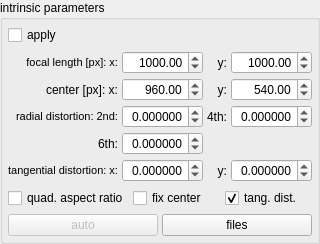
            <widget class="QGroupBox" name="intr">
             <property name="sizePolicy">
              <sizepolicy hsizetype="Expanding" vsizetype="Minimum">
               <horstretch>0</horstretch>
               <verstretch>0</verstretch>
              </sizepolicy>
             </property>
             <property name="minimumSize">
              <size>
               <width>300</width>
               <height>0</height>
              </size>
             </property>
             <property name="maximumSize">
              <size>
               <width>16777215</width>
               <height>16777215</height>
              </size>
             </property>
             <property name="title">
              <string>intrinsic parameters</string>
             </property>
             <layout class="QVBoxLayout" name="verticalLayout_12">
              <property name="leftMargin">
               <number>5</number>
              </property>
              <property name="topMargin">
               <number>5</number>
              </property>
              <property name="rightMargin">
               <number>5</number>
              </property>
              <property name="bottomMargin">
               <number>5</number>
              </property>
              <item>
               <widget class="QCheckBox" name="apply">
                <property name="text">
                 <string>apply</string>
                </property>
               </widget>
              </item>
              <item>
               <layout class="QGridLayout" columnstretch="0,1,0,1">
                <property name="leftMargin">
                 <number>0</number>
                </property>
                <property name="topMargin">
                 <number>0</number>
                </property>
                <property name="rightMargin">
                 <number>0</number>
                </property>
                <property name="bottomMargin">
                 <number>0</number>
                </property>
                <property name="spacing">
                 <number>4</number>
                </property>
                <item row="0" column="1">
                 <widget class="QDoubleSpinBox" name="fx">
                  <property name="alignment">
                   <set>Qt::AlignRight</set>
                  </property>
                  <property name="decimals">
                   <number>2</number>
                  </property>
                  <property name="minimum">
                   <double>500.000000000000000</double>
                  </property>
                  <property name="maximum">
                   <double>5000.000000000000000</double>
                  </property>
                  <property name="value">
                   <double>1000.000000000000000</double>
                  </property>
                 </widget>
                </item>
                <item row="4" column="3">
                 <widget class="QDoubleSpinBox" name="ty">
                  <property name="alignment">
                   <set>Qt::AlignRight</set>
                  </property>
                  <property name="decimals">
                   <number>6</number>
                  </property>
                  <property name="minimum">
                   <double>-5.000000000000000</double>
                  </property>
                  <property name="maximum">
                   <double>5.000000000000000</double>
                  </property>
                  <property name="singleStep">
                   <double>0.001000000000000</double>
                  </property>
                 </widget>
                </item>
                <item row="2" column="1">
                 <widget class="QDoubleSpinBox" name="r2">
                  <property name="alignment">
                   <set>Qt::AlignRight</set>
                  </property>
                  <property name="decimals">
                   <number>6</number>
                  </property>
                  <property name="minimum">
                   <double>-5.000000000000000</double>
                  </property>
                  <property name="maximum">
                   <double>5.000000000000000</double>
                  </property>
                  <property name="singleStep">
                   <double>0.010000000000000</double>
                  </property>
                 </widget>
                </item>
                <item row="4" column="0">
                 <widget class="QLabel" name="label_7">
                  <property name="font">
                   <font>
                    <pointsize>8</pointsize>
                   </font>
                  </property>
                  <property name="layoutDirection">
                   <enum>Qt::LeftToRight</enum>
                  </property>
                  <property name="text">
                   <string>tangential distortion: x:</string>
                  </property>
                  <property name="alignment">
                   <set>Qt::AlignRight|Qt::AlignTrailing|Qt::AlignVCenter</set>
                  </property>
                  <property name="buddy">
                   <cstring>tx</cstring>
                  </property>
                 </widget>
                </item>
                <item row="4" column="1">
                 <widget class="QDoubleSpinBox" name="tx">
                  <property name="alignment">
                   <set>Qt::AlignRight</set>
                  </property>
                  <property name="decimals">
                   <number>6</number>
                  </property>
                  <property name="minimum">
                   <double>-5.000000000000000</double>
                  </property>
                  <property name="maximum">
                   <double>5.000000000000000</double>
                  </property>
                  <property name="singleStep">
                   <double>0.001000000000000</double>
                  </property>
                 </widget>
                </item>
                <item row="1" column="0">
                 <widget class="QLabel" name="label_3">
                  <property name="layoutDirection">
                   <enum>Qt::LeftToRight</enum>
                  </property>
                  <property name="text">
                   <string>center [px]: x:</string>
                  </property>
                  <property name="alignment">
                   <set>Qt::AlignRight|Qt::AlignTrailing|Qt::AlignVCenter</set>
                  </property>
                  <property name="buddy">
                   <cstring>cx</cstring>
                  </property>
                 </widget>
                </item>
                <item row="2" column="2">
                 <widget class="QLabel" name="label_6">
                  <property name="text">
                   <string>4th:</string>
                  </property>
                  <property name="alignment">
                   <set>Qt::AlignRight|Qt::AlignTrailing|Qt::AlignVCenter</set>
                  </property>
                  <property name="buddy">
                   <cstring>r4</cstring>
                  </property>
                 </widget>
                </item>
                <item row="4" column="2">
                 <widget class="QLabel" name="label_8">
                  <property name="text">
                   <string>y:</string>
                  </property>
                  <property name="alignment">
                   <set>Qt::AlignRight|Qt::AlignTrailing|Qt::AlignVCenter</set>
                  </property>
                  <property name="buddy">
                   <cstring>ty</cstring>
                  </property>
                 </widget>
                </item>
                <item row="2" column="3">
                 <widget class="QDoubleSpinBox" name="r4">
                  <property name="alignment">
                   <set>Qt::AlignRight</set>
                  </property>
                  <property name="decimals">
                   <number>6</number>
                  </property>
                  <property name="minimum">
                   <double>-5.000000000000000</double>
                  </property>
                  <property name="maximum">
                   <double>5.000000000000000</double>
                  </property>
                  <property name="singleStep">
                   <double>0.010000000000000</double>
                  </property>
                 </widget>
                </item>
                <item row="1" column="1">
                 <widget class="QDoubleSpinBox" name="cx">
                  <property name="alignment">
                   <set>Qt::AlignRight</set>
                  </property>
                  <property name="decimals">
                   <number>2</number>
                  </property>
                  <property name="minimum">
                   <double>1.000000000000000</double>
                  </property>
                  <property name="maximum">
                   <double>1920.000000000000000</double>
                  </property>
                  <property name="value">
                   <double>960.000000000000000</double>
                  </property>
                 </widget>
                </item>
                <item row="0" column="0">
                 <widget class="QLabel" name="label">
                  <property name="font">
                   <font>
                    <pointsize>8</pointsize>
                   </font>
                  </property>
                  <property name="layoutDirection">
                   <enum>Qt::LeftToRight</enum>
                  </property>
                  <property name="text">
                   <string>focal length [px]: x:</string>
                  </property>
                  <property name="scaledContents">
                   <bool>false</bool>
                  </property>
                  <property name="alignment">
                   <set>Qt::AlignRight|Qt::AlignTrailing|Qt::AlignVCenter</set>
                  </property>
                  <property name="buddy">
                   <cstring>fx</cstring>
                  </property>
                 </widget>
                </item>
                <item row="1" column="2">
                 <widget class="QLabel" name="label_4">
                  <property name="text">
                   <string>y:</string>
                  </property>
                  <property name="alignment">
                   <set>Qt::AlignRight|Qt::AlignTrailing|Qt::AlignVCenter</set>
                  </property>
                  <property name="buddy">
                   <cstring>cy</cstring>
                  </property>
                 </widget>
                </item>
                <item row="1" column="3">
                 <widget class="QDoubleSpinBox" name="cy">
                  <property name="alignment">
                   <set>Qt::AlignRight</set>
                  </property>
                  <property name="decimals">
                   <number>2</number>
                  </property>
                  <property name="minimum">
                   <double>1.000000000000000</double>
                  </property>
                  <property name="maximum">
                   <double>1080.000000000000000</double>
                  </property>
                  <property name="value">
                   <double>540.000000000000000</double>
                  </property>
                 </widget>
                </item>
                <item row="0" column="3">
                 <widget class="QDoubleSpinBox" name="fy">
                  <property name="alignment">
                   <set>Qt::AlignRight</set>
                  </property>
                  <property name="decimals">
                   <number>2</number>
                  </property>
                  <property name="minimum">
                   <double>500.000000000000000</double>
                  </property>
                  <property name="maximum">
                   <double>5000.000000000000000</double>
                  </property>
                  <property name="value">
                   <double>1000.000000000000000</double>
                  </property>
                 </widget>
                </item>
                <item row="0" column="2">
                 <widget class="QLabel" name="label_2">
                  <property name="text">
                   <string>y:</string>
                  </property>
                  <property name="alignment">
                   <set>Qt::AlignRight|Qt::AlignTrailing|Qt::AlignVCenter</set>
                  </property>
                  <property name="buddy">
                   <cstring>fy</cstring>
                  </property>
                 </widget>
                </item>
                <item row="2" column="0">
                 <widget class="QLabel" name="label_5">
                  <property name="font">
                   <font>
                    <pointsize>8</pointsize>
                   </font>
                  </property>
                  <property name="layoutDirection">
                   <enum>Qt::LeftToRight</enum>
                  </property>
                  <property name="text">
                   <string>radial distortion: 2nd:</string>
                  </property>
                  <property name="alignment">
                   <set>Qt::AlignRight|Qt::AlignTrailing|Qt::AlignVCenter</set>
                  </property>
                  <property name="buddy">
                   <cstring>r2</cstring>
                  </property>
                 </widget>
                </item>
                <item row="3" column="1">
                 <widget class="QDoubleSpinBox" name="r6">
                  <property name="alignment">
                   <set>Qt::AlignRight</set>
                  </property>
                  <property name="decimals">
                   <number>6</number>
                  </property>
                  <property name="minimum">
                   <double>-5.000000000000000</double>
                  </property>
                  <property name="maximum">
                   <double>5.000000000000000</double>
                  </property>
                  <property name="singleStep">
                   <double>0.010000000000000</double>
                  </property>
                 </widget>
                </item>
                <item row="3" column="0" alignment="Qt::AlignRight">
                 <widget class="QLabel" name="label_64">
                  <property name="layoutDirection">
                   <enum>Qt::LeftToRight</enum>
                  </property>
                  <property name="text">
                   <string>6th:</string>
                  </property>
                  <property name="alignment">
                   <set>Qt::AlignRight|Qt::AlignTrailing|Qt::AlignVCenter</set>
                  </property>
                  <property name="buddy">
                   <cstring>r2</cstring>
                  </property>
                 </widget>
                </item>
               </layout>
              </item>
              <item>
               <layout class="QGridLayout">
                <property name="leftMargin">
                 <number>0</number>
                </property>
                <property name="topMargin">
                 <number>0</number>
                </property>
                <property name="rightMargin">
                 <number>0</number>
                </property>
                <property name="bottomMargin">
                 <number>0</number>
                </property>
                <property name="spacing">
                 <number>4</number>
                </property>
                <item row="0" column="1">
                 <widget class="QCheckBox" name="fixCenter">
                  <property name="text">
                   <string>fix center</string>
                  </property>
                 </widget>
                </item>
                <item row="0" column="0">
                 <widget class="QCheckBox" name="quadAspectRatio">
                  <property name="text">
                   <string>quad. aspect ratio</string>
                  </property>
                 </widget>
                </item>
                <item row="0" column="2">
                 <widget class="QCheckBox" name="tangDist">
                  <property name="text">
                   <string>tang. dist.</string>
                  </property>
                  <property name="checked">
                   <bool>true</bool>
                  </property>
                 </widget>
                </item>
               </layout>
              </item>
              <item>
               <layout class="QGridLayout">
                <property name="leftMargin">
                 <number>0</number>
                </property>
                <property name="topMargin">
                 <number>0</number>
                </property>
                <property name="rightMargin">
                 <number>0</number>
                </property>
                <property name="bottomMargin">
                 <number>0</number>
                </property>
                <property name="spacing">
                 <number>4</number>
                </property>
                <item row="0" column="0">
                 <widget class="QPushButton" name="autoCalib">
                  <property name="enabled">
                   <bool>false</bool>
                  </property>
                  <property name="text">
                   <string>auto</string>
                  </property>
                 </widget>
                </item>
                <item row="0" column="1">
                 <widget class="QPushButton" name="calibFiles">
                  <property name="text">
                   <string>files</string>
                  </property>
                 </widget>
                </item>
               </layout>
              </item>
             </layout>
            </widget>
